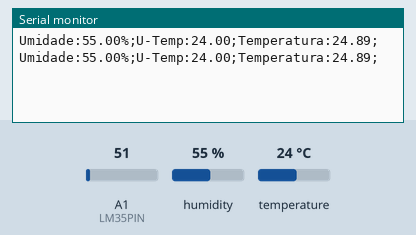
Recording of a sketch running on a simulated Arduino Uno, built with avr-gcc and run on an emulated ATmega328P. On the bench: the last lines printed to the serial monitor. The test bench sets the inputs (shaded band); at power-on: humidity 55 %, A1 (LM35PIN) = 51, temperature 24 °C.

Above: at 5.8 s.
5.9 s: humidity set to 22 %
At 11.0 s:
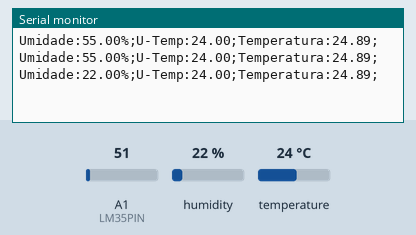
11.9 s: A1 (LM35PIN) set to 61
At 15.8 s:
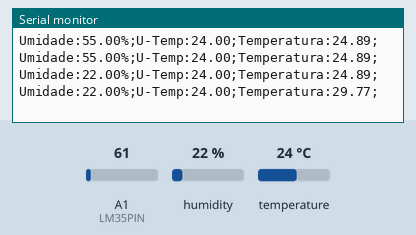
17.9 s: temperature set to 12 °C
At 20.5 s:
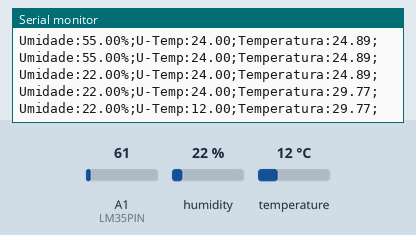
23.9 s: A1 (LM35PIN) set to 71
At 26.4 s:
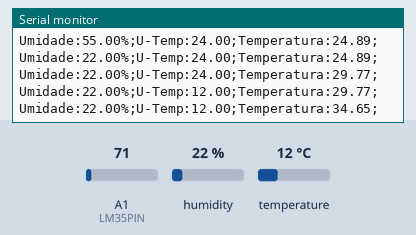
29.9 s: humidity set to 40 %
At 31.1 s:
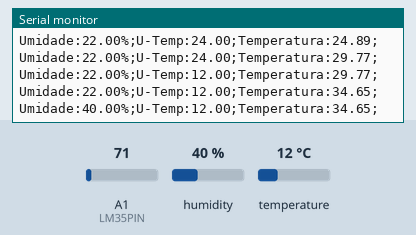
Timing chart, 0 to 32.9 s (numbered marks = the images above; inputs shaded):
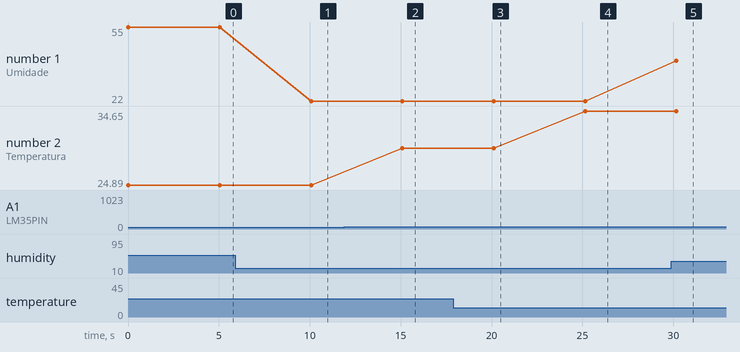

Measured:
- after the input at 5.9 s, the serial monitor: prints a new line after 4.2 s (image 1)
- after the input at 11.9 s, the serial monitor: prints a new line after 3.2 s (image 2)
- after the input at 17.9 s, the serial monitor: prints a new line after 2.2 s (image 3)
- after the input at 23.9 s, the serial monitor: prints a new line after 1.2 s (image 4)
- after the input at 29.9 s, the serial monitor: prints a new line after 0.27 s (image 5)
- plotted number 1: 55 → 22 after the input at 5.9 s, 22 → 40 after the input at 29.9 s
- plotted number 2: 24.89 → 29.77 after the input at 11.9 s, 29.77 → 34.65 after the input at 23.9 s

The sketch:

CodigoArduino_DHT11eLM35_.ino
```cpp
#include <DHT.h>
#include <DHT_U.h>
#include <Adafruit_Sensor.h>
#include <DHT.h>
#include <DHT_U.h>
#include "DHT.h"
#define DHTPIN A0
#define LM35PIN A1
DHT dht(DHTPIN, DHT11);

void setup()
{
pinMode(DHTPIN, INPUT);
Serial.begin(9600);
dht.begin();
}

void loop()
{
float dht11_umidade = dht.readHumidity();
float dht11_temperatura = dht.readTemperature();
Serial.print("Umidade:");
Serial.print(dht11_umidade);
Serial.print("%");
Serial.print(";");
Serial.print("U-Temp:");
Serial.print(dht11_temperatura);
Serial.print(";");
float lm35_temperatura = analogRead(LM35PIN);
lm35_temperatura = lm35_temperatura * 0.00488;
lm35_temperatura = lm35_temperatura * 100;
Serial.print("Temperatura:");
Serial.print(lm35_temperatura);
Serial.print(";");
Serial.println();
delay(5000);
}
```
